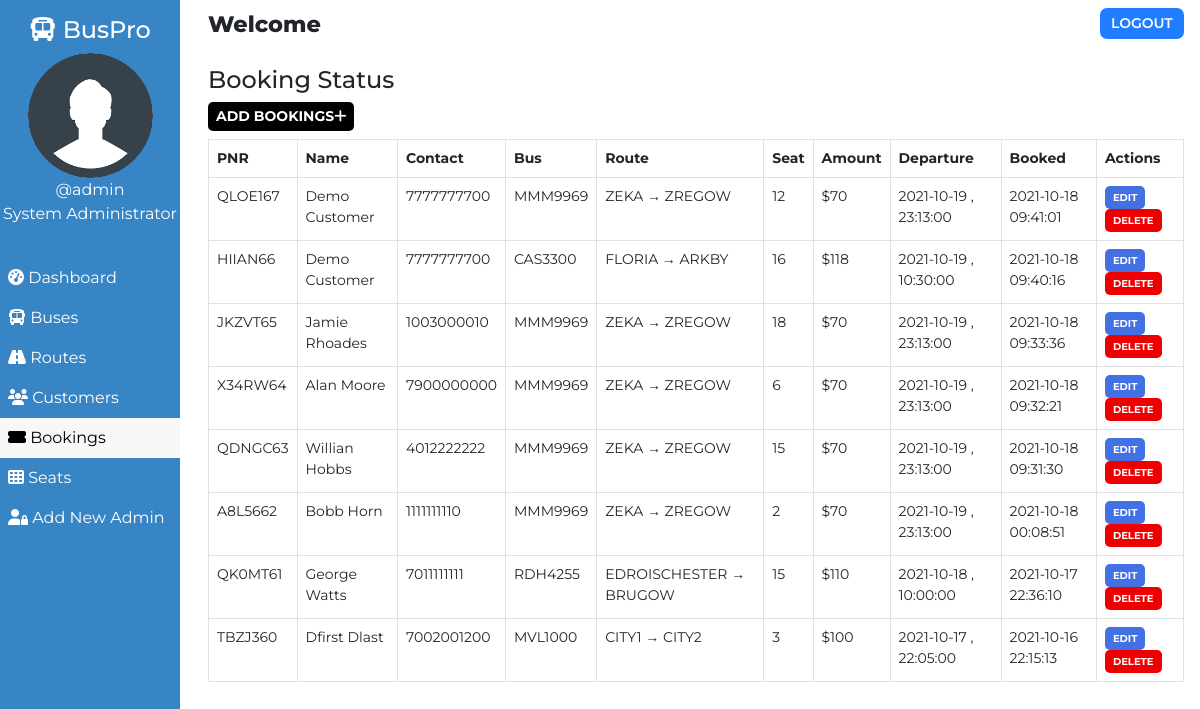
The page /admin/booking.php (signed in) on the database its author committed.
### tables this page shows
CREATE TABLE `users` (
  `user_id` int(11) NOT NULL,
  `user_fullname` varchar(100) NOT NULL,
  `user_name` varchar(30) NOT NULL,
  `user_password` varchar(255) NOT NULL,
  `user_created` datetime NOT NULL DEFAULT CURRENT_TIMESTAMP
);

CREATE TABLE `bookings` (
  `id` int(100) NOT NULL,
  `booking_id` varchar(255) NOT NULL,
  `customer_id` varchar(255) NOT NULL,
  `route_id` varchar(255) NOT NULL,
  `customer_route` varchar(200) NOT NULL,
  `booked_amount` int(100) NOT NULL,
  `booked_seat` varchar(100) NOT NULL,
  `booking_created` datetime NOT NULL DEFAULT CURRENT_TIMESTAMP
);

CREATE TABLE `customers` (
  `id` int(100) NOT NULL,
  `customer_id` varchar(255) NOT NULL,
  `customer_name` varchar(30) NOT NULL,
  `customer_phone` varchar(10) NOT NULL,
  `customer_created` datetime NOT NULL DEFAULT CURRENT_TIMESTAMP
);

CREATE TABLE `routes` (
  `id` int(100) NOT NULL,
  `route_id` varchar(255) NOT NULL,
  `bus_no` varchar(155) NOT NULL,
  `route_cities` varchar(255) NOT NULL,
  `route_dep_date` date NOT NULL,
  `route_dep_time` time NOT NULL,
  `route_step_cost` int(100) NOT NULL,
  `route_created` datetime NOT NULL DEFAULT CURRENT_TIMESTAMP
);

### assets/partials/_functions.php (called while the page is built, shortened)
<?php
    function get_from_table($conn, $table, $primaryKey, $pKeyValue, $toget)
    {
        $sql = "SELECT * FROM $table WHERE $primaryKey='$pKeyValue'";
        $result = mysqli_query($conn, $sql);
        $row = mysqli_fetch_assoc($result);
        if($row)
        {
            return $row["$toget"];
        }
        return false;
    }
?>

### admin/booking.php (the view, shortened to what this page needs)
<!DOCTYPE html>
<html lang="en">
<head>
    <link href="https://cdn.jsdelivr.net/npm/bootstrap@5.0.1/dist/css/bootstrap.min.css" rel="stylesheet">
    <?php
        $page="booking";
    ?>
</head>
<body>
    <?php require '../assets/partials/_admin-header.php';?>
        <?php
            $resultSql = "SELECT * FROM `bookings` ORDER BY booking_created DESC";
            $resultSqlResult = mysqli_query($conn, $resultSql);
            if(!mysqli_num_rows($resultSqlResult)){ ?>
                <div class="container mt-4">
                    <div id="noCustomers" class="alert alert-dark " role="alert">
                        <h1 class="alert-heading">No Bookings Found!!</h1>
                        <p class="fw-light">Be the first person to add one!</p>
                        <hr>
                        <div id="addCustomerAlert" class="alert alert-success" role="alert">
                                Click on <button id="add-button" class="button btn-sm"type="button"data-bs-toggle="modal" data-bs-target="#addModal">ADD <i class="fas fa-plus"></i></button> to add a booking!
                        </div>
                    </div>
                </div>
            <?php }
            else { ?>
            <section id="booking">
                <div id="head">
                    <h4>Booking Status</h4>
                </div>
                <div id="booking-results">
                    <div>
                        <button id="add-button" class="button btn-sm"type="button"data-bs-toggle="modal" data-bs-target="#addModal">Add Bookings<i class="fas fa-plus"></i></button>
                    </div>
                    <table class="table table-hover table-bordered">
                        <thead>
                            <th>PNR</th>
                            <th>Name</th>
                            <th>Contact</th>
                            <th>Bus</th>
                            <th>Route</th>
                            <th>Seat</th>
                            <th>Amount</th>
                            <th>Departure</th>
                            <th>Booked</th>
                            <th>Actions</th>
                        </thead>
                        <?php
                            while($row = mysqli_fetch_assoc($resultSqlResult))
                            {
                                $id = $row["id"];
                                $customer_id = $row["customer_id"];
                                $route_id = $row["route_id"];
                                $pnr = $row["booking_id"];
                                $customer_name = get_from_table($conn, "customers","customer_id", $customer_id, "customer_name");
                                $customer_phone = get_from_table($conn,"customers","customer_id", $customer_id, "customer_phone");
                                $bus_no = get_from_table($conn, "routes", "route_id", $route_id, "bus_no");
                                $route = $row["customer_route"];
                                $booked_seat = $row["booked_seat"];
                                $booked_amount = $row["booked_amount"];
                                $dep_date = get_from_table($conn, "routes", "route_id", $route_id, "route_dep_date");
                                $dep_time = get_from_table($conn, "routes", "route_id", $route_id, "route_dep_time");
                                $booked_timing = $row["booking_created"];
                        ?>
                        <tr>
                            <td>
                                <?php
                                    echo $pnr;
                                ?>
                            </td>
                            <td>
                                <?php
                                    echo $customer_name;
                                ?>
                            </td>
                            <td>
                                <?php
                                    echo $customer_phone;
                                ?>
                            </td>
                            <td>
                                <?php
                                    echo $bus_no;
                                ?>
                            </td>
                            <td>
                                <?php
                                    echo $route;
                                ?>
                            </td>
                            <td>
                                <?php
                                    echo $booked_seat;
                                ?>
                            </td>
                            <td>
                                <?php
                                    echo '$'.$booked_amount;
                                ?>
                            </td>
                            <td>
                                <?php
                                    echo $dep_date . " , ". $dep_time;
                                ?>
                            </td>
                            <td>
                                <?php
                                    echo $booked_timing;
                                ?>
                            </td>
                            <td>
                            <button class="button btn-sm edit-button" data-link="<?php echo $_SERVER['REQUEST_URI']; ?>" data-customerid="<?php
                                                echo $customer_id;?>" data-id="<?php
                                                echo $id;?>" data-name="<?php
                                                echo $customer_name;?>" data-phone="<?php
                                                echo $customer_phone;?>" >Edit</button>
                                <button class="button delete-button btn-sm" data-bs-toggle="modal" data-bs-target="#deleteModal"
                                data-id="<?php
                                                echo $id;?>" data-bookedseat="<?php
                                                echo $booked_seat;
                                            ?>" data-routeid="<?php
                                            echo $route_id;
                                        ?>"> Delete</button>
                            </td>
                        </tr>
                        <?php
                        }
                    ?>
                    </table>
                </div>
            </section>
            <?php } ?>
        </div>
    </main>
</body>
</html>

### assets/partials/_admin-header.php (shortened to what this page needs)
<?php
    require '_functions.php';
    $conn = db_connect();
    $user_id = $_SESSION['user_id'];
    $sql = "SELECT * FROM users WHERE user_id = $user_id";
    $result = mysqli_query($conn, $sql);
    if($row = mysqli_fetch_assoc($result))
    {
        $user_name = $row["user_name"];
    }
?>
    <main id="container">
        <div id="sidebar">
            <h4><i class="fas fa-bus"></i> BusPro</h4>
            <div>
                <img class="adminDp" src="../assets/img/userav-min.png" height="125px" alt="Admin Profile Pic">
                <p>
                    <?php  echo '@'.$user_name;  ?>
                </p>
                <p>System Administrator</p>
            </div>
            <ul id="options">
                <li class="option <?php if($page=='dashboard'){ echo 'active';}?>">
                    <a href="./dashboard.php">
                    <i class="fas fa-tachometer-alt"></i> Dashboard
                    </a>
                </li>
                <li class="option <?php if($page=='bus'){ echo 'active';}?>">
                    <a href="./bus.php">
                    <i class="fas fa-bus"></i> Buses
                    </a>
                </li>
                <li class="option <?php if($page=='route'){ echo 'active';}?>">
                    <a href="./route.php">
                    <i class="fas fa-road"></i> Routes
                    </a>
                </li>
                <li class="option <?php if($page=='customer'){ echo 'active';}?>">
                    <a href="./customer.php">
                    <i class="fas fa-users"></i> Customers
                    </a>
                </li>
                <li class="option <?php if($page=='booking'){ echo 'active';}?>">
                    <a href="./booking.php">
                    <i class="fas fa-ticket-alt"></i> Bookings
                    </a>
                </li>
                <li class="option <?php if($page=='seat'){ echo 'active';}?>">
                    <a href="./seat.php">
                    <i class="fas fa-th"></i> Seats
                    </a>
                </li>
                <li class="option <?php if($page=='signup'){ echo 'active';}?>">
                    <a href="./signup.php">
                    <i class="fas fa-user-lock"></i> Add New Admin
                    </a>
                </li>
            </ul>
        </div>
        <div id="main-content">
            <section id="welcome">
                <ul>
                    <li class="welcome-item">Welcome
                    </li>
                    <li class="welcome-item">
                        <button id="logout" class="btn-sm">
                            <a href="../assets/partials/_logout.php">LOGOUT</a>
                        </button>
                    </li>
                </ul>
            </section>

### assets/styles/admin.php (style rules this page uses)
body { margin: 0; box-sizing: border-box; font-family: 'Montserrat', sans-serif; background-color: white; }
html { scroll-behavior: smooth; }
*, *::after, *::before { box-sizing: inherit; }
.adminDp { border-radius: 50%; }
#welcome { background-color: white; }
#welcome ul { display: flex; justify-content: space-between; list-style-type: none; padding: 0; margin: 0; }
#welcome li { margin: 0 1rem; padding: 0.5rem 0; }
#welcome li:first-child { font-weight: 800; font-size: 1.4rem; }
#logout { padding: 0.3rem 0.7rem; background-color: #207DFF; font-weight: 600; outline: none; border: none; border-radius: 7px; }
#logout a { color: white; text-decoration: none; }
@media only screen and (min-width:1000px) { #sidebar { text-align: center; background-color: #3885c5; color: white; width: 15%; position: fixed; top: 0%; padding-top: 1rem; z-index: 2; height: 100vh; } }
@media only screen and (min-width:1000px) { #sidebar p { margin: 0; } }
@media only screen and (min-width:1000px) { #sidebar ul { margin-top: 2rem; } }
@media only screen and (min-width:1000px) { #options { list-style-type: none; text-align: left; padding-left: 0; } }
@media only screen and (min-width:1000px) { .option a { display: block; padding: 0.5rem; text-decoration: none; color: inherit; } }
@media only screen and (min-width:1000px) { .active { background-color:#f7f7f7; color:black; } }
@media only screen and (min-width:1000px) { #main-content { margin-left: 16%; } }

### assets/styles/admin-options.php (style rules this page uses)
* { font-family: Montserrat; }
#booking #head, #customer #head, #route #head, #seat #head, #bus #head { padding-top: 1rem; }
#booking, #customer, #route, #bus, #seat { padding: 0 1rem; }
#booking-results > div, #customer-results > div, #route-results > div, #bus-results > div { margin-bottom: 0.5rem; }
#booking-results button, #customer-results button, #route button, #bus-results button { border-radius: 5px; }
.button { border: none; font-weight: bold; text-transform: uppercase; }
#add-button { background-color: black; color: white; }
table { font-size: 14px; }
table th,td { padding-left: 0.3rem; }
table button { color: white; }
.edit-button { background-color: #4370E2; }
.delete-button { background-color: #EF0000; }
.edit-button, .delete-button { font-size: 10px }

### rows shown on the page
users: user_name "admin"
bookings: booking "QLOE167", customer.customer_name "Demo Customer", customer.customer_phone "7777777700", route.bus_no "MMM9969", customer_route "ZEKA → ZREGOW", booked_seat "12", booked_amount "70", route.route_dep_date "2021-10-19", route.route_dep_time "23:13:00", booking_created "2021-10-18 09:41:01"
bookings: booking "HIIAN66", customer.customer_name "Demo Customer", customer.customer_phone "7777777700", route.bus_no "CAS3300", customer_route "FLORIA → ARKBY", booked_seat "16", booked_amount "118", route.route_dep_date "2021-10-19", route.route_dep_time "10:30:00", booking_created "2021-10-18 09:40:16"
bookings: booking "JKZVT65", customer.customer_name "Jamie Rhoades", customer.customer_phone "1003000010", route.bus_no "MMM9969", customer_route "ZEKA → ZREGOW", booked_seat "18", booked_amount "70", route.route_dep_date "2021-10-19", route.route_dep_time "23:13:00", booking_created "2021-10-18 09:33:36"
bookings: booking "X34RW64", customer.customer_name "Alan Moore", customer.customer_phone "7900000000", route.bus_no "MMM9969", customer_route "ZEKA → ZREGOW", booked_seat "6", booked_amount "70", route.route_dep_date "2021-10-19", route.route_dep_time "23:13:00", booking_created "2021-10-18 09:32:21"
bookings: booking "QDNGC63", customer.customer_name "Willian Hobbs", customer.customer_phone "4012222222", route.bus_no "MMM9969", customer_route "ZEKA → ZREGOW", booked_seat "15", booked_amount "70", route.route_dep_date "2021-10-19", route.route_dep_time "23:13:00", booking_created "2021-10-18 09:31:30"
bookings: booking "A8L5662", customer.customer_name "Bobb Horn", customer.customer_phone "1111111110", route.bus_no "MMM9969", customer_route "ZEKA → ZREGOW", booked_seat "2", booked_amount "70", route.route_dep_date "2021-10-19", route.route_dep_time "23:13:00", booking_created "2021-10-18 00:08:51"
bookings: booking "QK0MT61", customer.customer_name "George Watts", customer.customer_phone "7011111111", route.bus_no "RDH4255", customer_route "EDROISCHESTER → BRUGOW", booked_seat "15", booked_amount "110", route.route_dep_date "2021-10-18", route.route_dep_time "10:00:00", booking_created "2021-10-17 22:36:10"
bookings: booking "TBZJ360", customer.customer_name "Dfirst Dlast", customer.customer_phone "7002001200", route.bus_no "MVL1000", customer_route "CITY1 → CITY2", booked_seat "3", booked_amount "100", route.route_dep_date "2021-10-17", route.route_dep_time "22:05:00", booking_created "2021-10-16 22:15:13"
